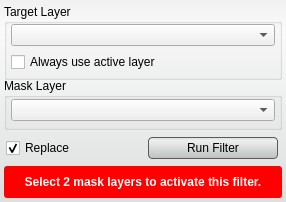
<?xml version="1.0" encoding="UTF-8"?>
<ui version="4.0">
 <class>XorFilterInterface</class>
 <widget class="QWidget" name="XorFilterInterface">
  <property name="geometry">
   <rect>
    <x>0</x>
    <y>0</y>
    <width>286</width>
    <height>202</height>
   </rect>
  </property>
  <property name="sizePolicy">
   <sizepolicy hsizetype="Preferred" vsizetype="Preferred">
    <horstretch>0</horstretch>
    <verstretch>0</verstretch>
   </sizepolicy>
  </property>
  <property name="minimumSize">
   <size>
    <width>213</width>
    <height>139</height>
   </size>
  </property>
  <property name="baseSize">
   <size>
    <width>213</width>
    <height>139</height>
   </size>
  </property>
  <property name="windowTitle">
   <string>XorFilter</string>
  </property>
  <property name="styleSheet">
   <string notr="true">QWidget#XorFilterInterface{
	border-radius: 3px;
	background-color: qlineargradient(spread:pad, x1:0.5, y1:0, x2:0.5, y2:0.960227, stop:0 rgba(241, 241, 241, 255), stop:0.155779 rgba(250, 250, 250, 255), stop:1 rgba(222, 224, 224, 255));      
}

QPushButton{
	background-color: qlineargradient(spread:pad, x1:0.5, y1:0, x2:0.5, y2:0.960227, stop:0 rgba(221, 221, 221, 255), stop:0.155779 rgba(238, 238, 238, 255), stop:1 rgba(192, 194, 194, 255));
	border-radius: 4px;
	border: 1px solid rgb(90, 90, 90);
	margin:4px;
}

QPushButton:hover{
	background-color: qlineargradient(spread:pad, x1:0.5, y1:0, x2:0.5, y2:1, stop:0 rgba(195, 195, 195, 255), stop:0.253769 rgba(206, 206, 206, 255), stop:1 rgba(185, 185, 185, 255));
	border-radius: 4px;
	border: 1px solid rgb(90, 90, 90);
	margin:4px;
}

QPushButton:pressed{
	background-color: qlineargradient(spread:pad, x1:0.5, y1:0, x2:0.5, y2:1, stop:0 rgba(150, 150, 150, 255), stop:0.753769 rgba(206, 206, 206, 255), stop:1 rgba(185, 185, 185, 255));
	border-radius: 4px;
	border: 1px solid rgb(90, 90, 90);
	margin:4px;
}</string>
  </property>
  <layout class="QVBoxLayout" name="verticalLayout">
   <property name="spacing">
    <number>2</number>
   </property>
   <property name="margin">
    <number>4</number>
   </property>
   <item>
    <widget class="QGroupBox" name="target_groupbox_">
     <property name="minimumSize">
      <size>
       <width>0</width>
       <height>76</height>
      </size>
     </property>
     <property name="maximumSize">
      <size>
       <width>16777215</width>
       <height>76</height>
      </size>
     </property>
     <property name="title">
      <string>Target Layer</string>
     </property>
     <property name="alignment">
      <set>Qt::AlignLeading|Qt::AlignLeft|Qt::AlignTop</set>
     </property>
     <property name="checkable">
      <bool>false</bool>
     </property>
     <layout class="QVBoxLayout" name="verticalLayout_4">
      <property name="spacing">
       <number>6</number>
      </property>
      <property name="leftMargin">
       <number>4</number>
      </property>
      <property name="topMargin">
       <number>0</number>
      </property>
      <property name="rightMargin">
       <number>4</number>
      </property>
      <property name="bottomMargin">
       <number>4</number>
      </property>
      <item>
       <widget class="QtUtils::QtDropableComboBox" name="target_layer_">
        <property name="sizePolicy">
         <sizepolicy hsizetype="Ignored" vsizetype="Fixed">
          <horstretch>0</horstretch>
          <verstretch>0</verstretch>
         </sizepolicy>
        </property>
       </widget>
      </item>
      <item>
       <widget class="QWidget" name="widget_2" native="true">
        <property name="minimumSize">
         <size>
          <width>0</width>
          <height>20</height>
         </size>
        </property>
        <layout class="QHBoxLayout" name="horizontalLayout_3">
         <property name="spacing">
          <number>0</number>
         </property>
         <property name="margin">
          <number>0</number>
         </property>
         <item>
          <widget class="QCheckBox" name="use_active_layer_">
           <property name="text">
            <string>Always use active layer</string>
           </property>
          </widget>
         </item>
        </layout>
       </widget>
      </item>
     </layout>
    </widget>
   </item>
   <item>
    <widget class="QGroupBox" name="connected_to_mask_groupbox_">
     <property name="minimumSize">
      <size>
       <width>0</width>
       <height>52</height>
      </size>
     </property>
     <property name="maximumSize">
      <size>
       <width>16777215</width>
       <height>52</height>
      </size>
     </property>
     <property name="title">
      <string>Mask Layer</string>
     </property>
     <property name="alignment">
      <set>Qt::AlignLeading|Qt::AlignLeft|Qt::AlignTop</set>
     </property>
     <layout class="QVBoxLayout" name="verticalLayout_5">
      <property name="spacing">
       <number>0</number>
      </property>
      <property name="leftMargin">
       <number>4</number>
      </property>
      <property name="topMargin">
       <number>0</number>
      </property>
      <property name="rightMargin">
       <number>4</number>
      </property>
      <property name="bottomMargin">
       <number>4</number>
      </property>
      <item>
       <widget class="QtUtils::QtDropableComboBox" name="mask_layer_">
        <property name="sizePolicy">
         <sizepolicy hsizetype="Ignored" vsizetype="Fixed">
          <horstretch>0</horstretch>
          <verstretch>0</verstretch>
         </sizepolicy>
        </property>
       </widget>
      </item>
     </layout>
    </widget>
   </item>
   <item>
    <widget class="QWidget" name="replaceRunWidget" native="true">
     <property name="minimumSize">
      <size>
       <width>0</width>
       <height>32</height>
      </size>
     </property>
     <property name="maximumSize">
      <size>
       <width>16777215</width>
       <height>32</height>
      </size>
     </property>
     <layout class="QHBoxLayout" name="horizontalLayout" stretch="1,1">
      <property name="spacing">
       <number>0</number>
      </property>
      <property name="leftMargin">
       <number>2</number>
      </property>
      <property name="topMargin">
       <number>0</number>
      </property>
      <property name="rightMargin">
       <number>0</number>
      </property>
      <property name="bottomMargin">
       <number>0</number>
      </property>
      <item>
       <widget class="QCheckBox" name="replaceCheckBox">
        <property name="text">
         <string>Replace</string>
        </property>
        <property name="checked">
         <bool>true</bool>
        </property>
       </widget>
      </item>
      <item>
       <widget class="QPushButton" name="runFilterButton">
        <property name="minimumSize">
         <size>
          <width>0</width>
          <height>30</height>
         </size>
        </property>
        <property name="text">
         <string>Run Filter</string>
        </property>
       </widget>
      </item>
     </layout>
    </widget>
   </item>
   <item>
    <widget class="QWidget" name="message_alert_" native="true">
     <property name="minimumSize">
      <size>
       <width>0</width>
       <height>32</height>
      </size>
     </property>
     <property name="styleSheet">
      <string notr="true">QLabel#message_{
	color: white;
	font: bold;
}

QWidget#message_alert_{
	border-radius: 3px;
	background-color: red;
}</string>
     </property>
     <layout class="QHBoxLayout" name="horizontalLayout_5">
      <property name="spacing">
       <number>0</number>
      </property>
      <property name="margin">
       <number>4</number>
      </property>
      <item>
       <widget class="QLabel" name="message_">
        <property name="text">
         <string>Select 2 mask layers to activate this filter.</string>
        </property>
        <property name="alignment">
         <set>Qt::AlignCenter</set>
        </property>
        <property name="wordWrap">
         <bool>true</bool>
        </property>
       </widget>
      </item>
     </layout>
    </widget>
   </item>
  </layout>
 </widget>
 <customwidgets>
  <customwidget>
   <class>QtUtils::QtDropableComboBox</class>
   <extends>QComboBox</extends>
   <header location="global">QtUtils/Widgets/QtDropableComboBox.h</header>
  </customwidget>
 </customwidgets>
 <resources/>
 <connections/>
</ui>
